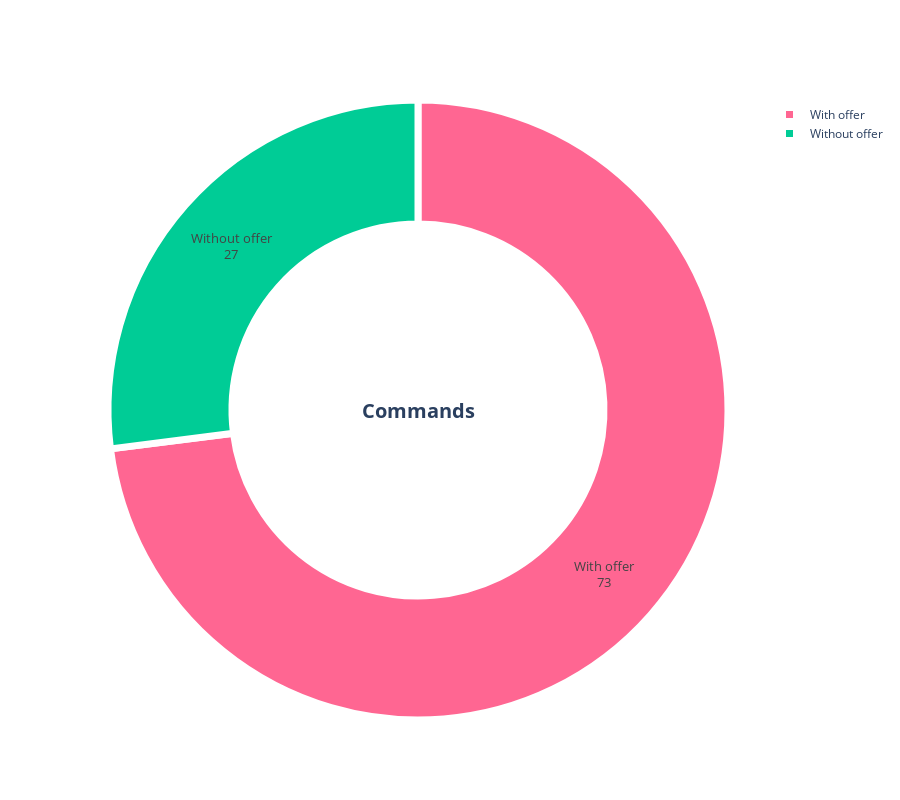

Notebook code cell kept with this figure:
### Markdown cell above
### 3.2 Distribution of offers by category <a class="anchor" id="section3_2"></a>

### Code cell
# Here you can define how you want to categorise the offers
# Category 0 exist by default
offers_categories_delimiters = [0, 50, 100, 200, 300, 400, 500, 700, 1000, 2000] # 6 categories: 0 (default), 0-50, 50-100, 100-500, 500-1000, 1000-∞ 

############## setting ################
offers_categories = dict()
last_category_delimiter = offers_categories_delimiters[0]
skip = True
for category_delimiter in offers_categories_delimiters:
    if skip:
        offers_categories[f'no_offer'] = dict(count=0, amount=0)
    else:
        offers_categories[f'amount_range_{last_category_delimiter}-{category_delimiter}'] = dict(count=0, amount=0)
    last_category_delimiter = category_delimiter
    skip = False
offers_categories[f'amount_range_{offers_categories_delimiters[-1]}-∞'] = dict(count=0, amount=0, )


for offer in all_offers:
    last_category_delimiter = offers_categories_delimiters[0]
    for index, category_delimiter in enumerate(offers_categories_delimiters): 
        if offer['value']==0:
            offers_categories[f'no_offer']['count'] += 1
            offers_categories[f'no_offer']['amount'] += offer['value']
            break
        elif(offer['value'] in range(last_category_delimiter, category_delimiter)):
            offers_categories[f'amount_range_{last_category_delimiter}-{category_delimiter}']['count'] += 1
            offers_categories[f'amount_range_{last_category_delimiter}-{category_delimiter}']['amount'] += offer['value']
            break
        elif(offer['value']>=offers_categories_delimiters[-1]):
            offers_categories[f'amount_range_{offers_categories_delimiters[-1]}-∞']['count'] += 1
            offers_categories[f'amount_range_{offers_categories_delimiters[-1]}-∞']['amount'] += offer['value']
            break

        last_category_delimiter = category_delimiter

offers_categories = pd.DataFrame(data={'category':list(offers_categories.keys()), 'count':[content['count'] for content in list(offers_categories.values())], 'amount':[content['amount'] for content in list(offers_categories.values())]})

donut_hole = 0.6

fig = go.Figure(data=[go.Pie(labels=["Without offer", "With offer"], 
                             values=[offers_categories['count'].values[0], offers_categories['count'].values[1:].sum()],
                             text=[0, offers_categories['amount'].sum()],
                             #color_discrete_sequence=px.colors.sequential.Teal,
                             hovertemplate="<b>Name:</b> %{label}<br><b>Number:</b> %{value}<br><b>Amount:</b> %{text}<extra></extra>",
                             hole = donut_hole)])

fig.update_traces(hoverinfo='label', textinfo='label+value', textfont_size=13, textposition="inside",
                  marker=dict(colors=[px.colors.qualitative.Plotly[2], px.colors.qualitative.Plotly[6]], 
                              line=dict(color='#FFFFFF', width=7,)))

fig.update_layout(
  height=800,
  title={'text': "",
          'x':0.5,
          'xanchor': 'center',
          'font_size': 20,
    },
  annotations= [
         {
            "font": {
               "size": 20
            },
            "showarrow": False,
            "text": "<b>Commands</b>",
            "x": 0.5,
            "y": 0.5
         },
  ]
)

fig.show()

### Figure 1 — Plotly figure (JSON) as saved in the notebook; plotly's stock layout.template omitted (floating-point values rounded to 4 significant figures)
{"data": [{"hole": 0.6, "hoverinfo": "label", "hovertemplate": "<b>Name:</b> %{label}<br><b>Number:</b> %{value}<br><b>Amount:</b> %{text}<extra></extra>", "labels": ["Without offer", "With offer"], "marker": {"colors": ["#00CC96", "#FF6692"], "line": {"color": "#FFFFFF", "width": 7}}, "text": [0, 23290], "textfont": {"size": 13}, "textinfo": "label+value", "textposition": "inside", "type": "pie", "values": [27, 73]}], "layout": {"annotations": [{"font": {"size": 20}, "showarrow": false, "text": "<b>Commands</b>", "x": 0.5, "y": 0.5}], "height": 800, "title": {"font": {"size": 20}, "text": "", "x": 0.5, "xanchor": "center"}}}
